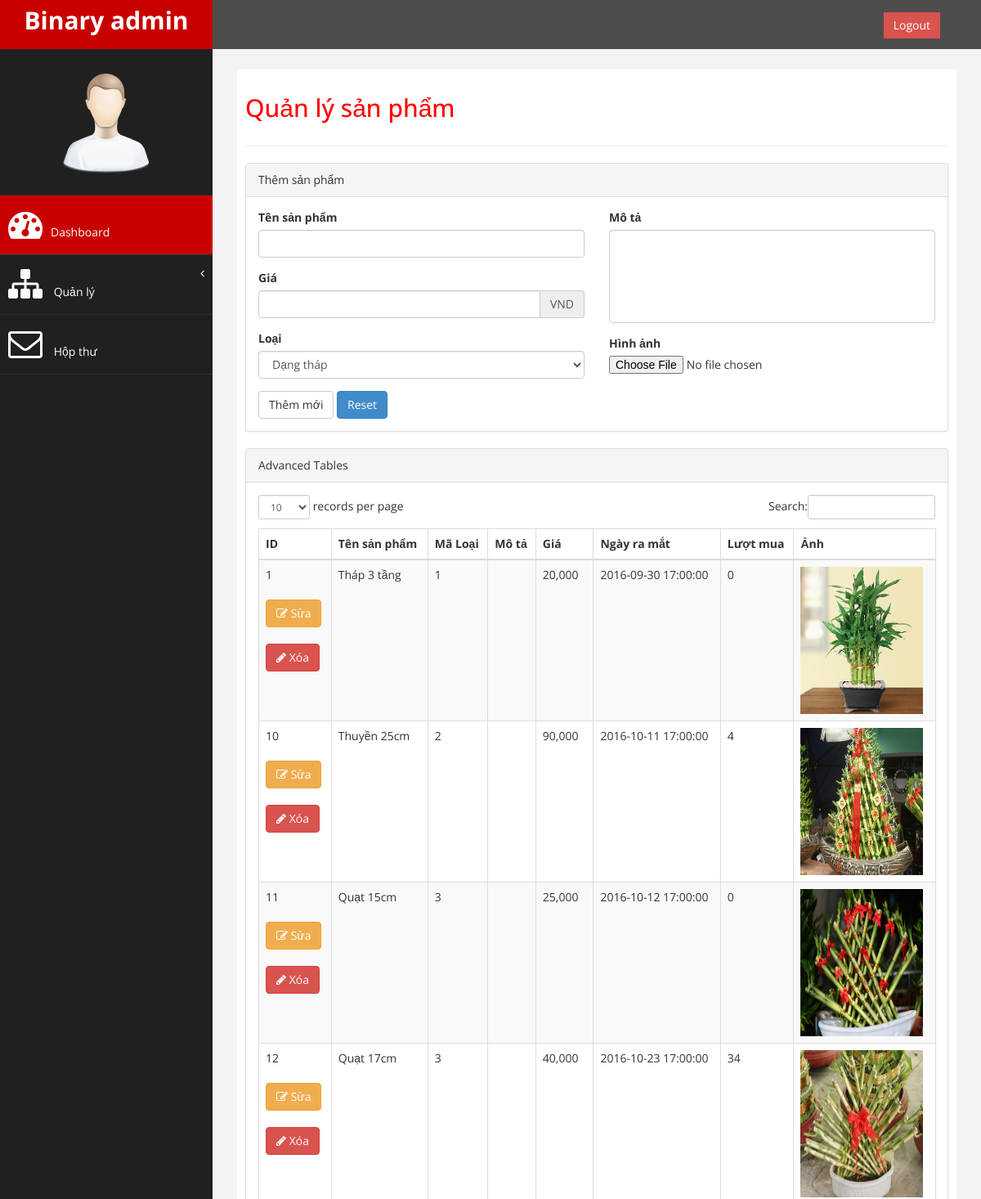
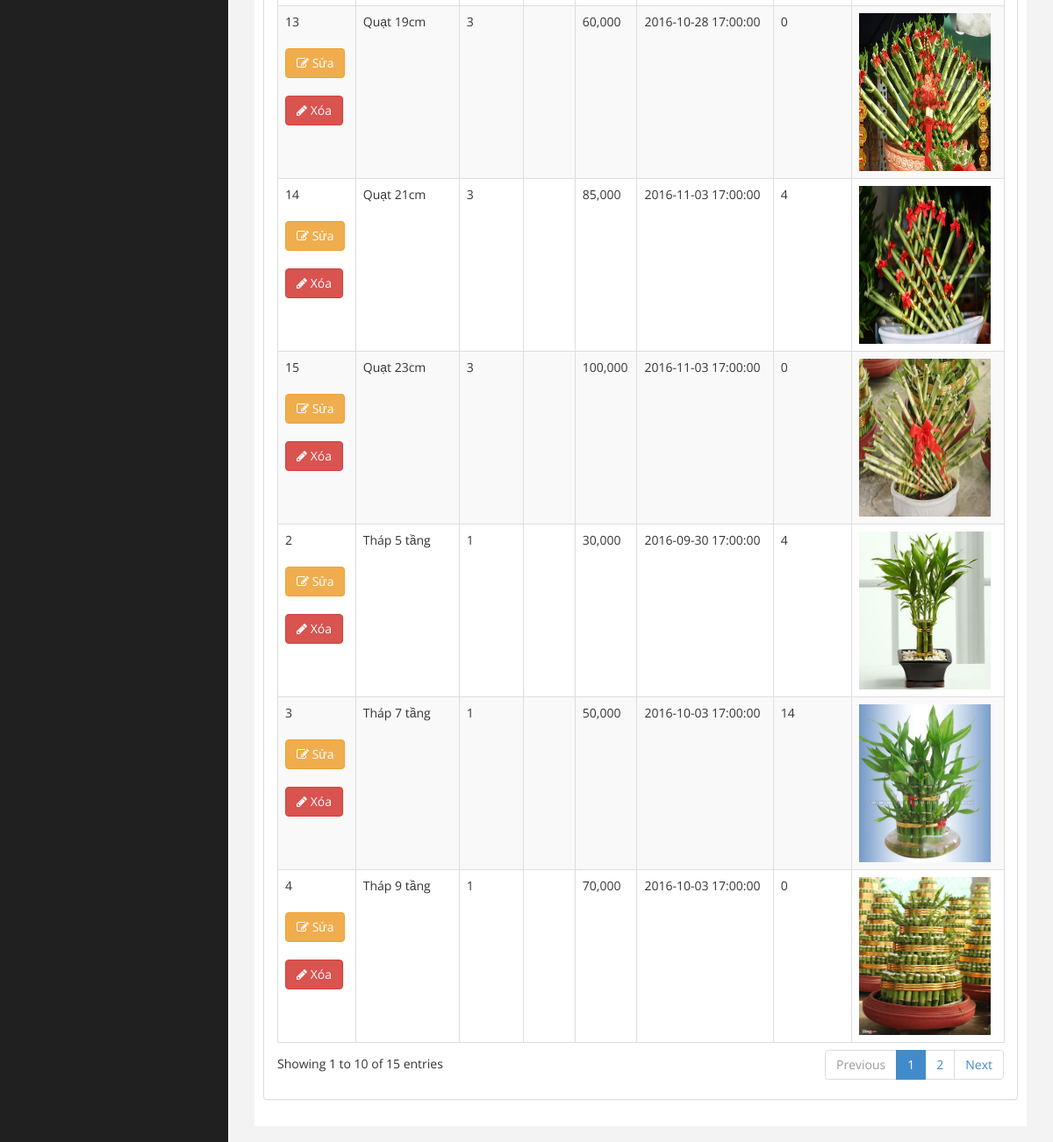
Screenshot of /admin/product (signed in) with the database file from the repository (2 pictures, top to bottom).
### tables this page shows
CREATE TABLE `hinh` (
  `id` int(11) NOT NULL,
  `sanPhamId` int(11) NOT NULL,
  `tenHinh` text NOT NULL
);

CREATE TABLE `sanpham` (
  `id` int(11) NOT NULL,
  `ten` varchar(50) NOT NULL,
  `loaiId` int(11) NOT NULL,
  `moTa` text,
  `gia` int(11) NOT NULL,
  `ngayRaMat` timestamp NOT NULL DEFAULT CURRENT_TIMESTAMP,
  `luotMua` int(11) NOT NULL DEFAULT '0'
);

### include/function.php (called while the page is built, shortened)
<?php
function getValue($k, $default="")
{
	if (isset($_GET[$k])) return $_GET[$k];
	return $default;
}

### class/database.class.php (called while the page is built, shortened)
<?php
  class database {
    protected $pdo;
    function __construct(){
      $this->pdo = new PDO("mysql:host=localhost; dbname=caycanh", "root", "");
      $this->pdo->query("set names 'utf8' ");
    }
    function query($sql, $arr=array()){
      $stm = $this->pdo->prepare($sql);
  		$stm->execute($arr);
  		return $stm->fetchAll(PDO::FETCH_ASSOC);
    }
  }
 ?>

### class/category.class.php (called while the page is built, shortened)
<?php
class Category extends Database
{
  public function getAllCategories()
  {
    $categories = array();
    $rows = $this->query("SELECT * FROM loai");
    foreach ($rows as $r ) {
      $category['id'] = $r['id'];
      $category['name'] = $r['ten'];
      $categories[] = $category;
    }
    return $categories;
  }
}
?>

### class/product.class.php (called while the page is built, shortened)
<?php
class Product extends database
{
	function get100Products($page = 0) {
		$rows = $this->query(
			"SELECT *
			FROM sanpham INNER JOIN hinh ON sanpham.id=hinh.sanPhamId
			ORDER BY sanpham.ngayRaMat desc
			LIMIT ".($page*100).",100"
		);
		$products = array();
		foreach ($rows as $r) {
			$product['id'] = $r['sanPhamId'];
			$product['name'] = $r['ten'];
			$product['cateId'] = $r['loaiId'];
			$product['desc'] = $r['moTa'];
			$product['price'] = $r['gia'];
			$product['date'] = $r['ngayRaMat'];
			$product['buy'] = $r['luotMua'] ;
			$product['image'] = SERVER_NAME.'/images/product/'.$r['tenHinh'];
			$products[] = $product;
		}
		return $products;
	}
}
?>

### admin/module/product/index.php (the view)
<div id="page-inner">
<div class="row">
    <div class="col-md-12">
      <h2>Quản lý sản phẩm</h2>
    </div>
</div>
<hr />
<?php include ROOT.'/admin/module/product/add-form.php'; ?>
<div class="row">
    <div class="col-md-12">
        <div class="panel panel-default">
            <div class="panel-heading">
                 Advanced Tables
            </div>
            <div class="panel-body">
                <div class="table-responsive">
                    <table class="table table-striped table-bordered table-hover" id="dataTables-example">
                        <thead>
                            <tr>
                                <th>ID</th>
                                <th>Tên sản phẩm</th>
                                <th>Mã Loại</th>
                                <th>Mô tả</th>
                                <th>Giá</th>
                                <th>Ngày ra mắt</th>
                                <th>Lượt mua</th>
                                <th>Ảnh</th>
                            </tr>
                        </thead>
                        <tbody>
                          <?php
                            $db = new Product();
                            $products = $db->get100Products();
                            foreach ($products as $p) {
                              echo '<tr><td>'.$p['id'].'
                                <br><br><a class="btn btn-warning" href='.SERVER_NAME.'/admin/editProduct/'.$p['id'].'><i class="fa fa-edit "></i> Sửa</a>
                                <br><br><a class="btn btn-danger" href='.SERVER_NAME.'/admin/removeProduct/'.$p['id'].'><i class="fa fa-pencil"></i> Xóa</a></td>';
                              echo '<td>'.$p['name'].'</td>';
                              echo '<td>'.$p['cateId'].'</td>';
                              echo '<td>'.$p['desc'].'</td>';
                              echo '<td>'.number_format($p['price']).'</td>';
                              echo '<td>'.$p['date'].'</td>';
                              echo '<td>'.$p['buy'].'</td>';
                        			echo '<td><img src='.$p['image'].' style="width:150px;height:180px;"></td></tr>';
                            }
                          ?>
                        </tbody>
                    </table>
                </div>
            </div>
        </div>
    </div>
</div>
</div>

### admin/index.php (shortened to what this page needs)
<?php
include ROOT."/include/function.php";
include ROOT."/class/database.class.php";
include ROOT."/class/product.class.php";
include ROOT."/class/category.class.php";
?>
<!DOCTYPE html>
<html xmlns="http://www.w3.org/1999/xhtml">
<head>
    <link href="<?php echo SERVER_NAME ?>/admin/assets/css/bootstrap.css" rel="stylesheet" />
    <link href="<?php echo SERVER_NAME ?>/admin/assets/css/font-awesome.css" rel="stylesheet" />
    <link href="<?php echo SERVER_NAME ?>/admin/assets/js/morris/morris-0.4.3.min.css" rel="stylesheet" />
    <link href="<?php echo SERVER_NAME ?>/admin/assets/js/dataTables/dataTables.bootstrap.css" rel="stylesheet" />
    <link href="<?php echo SERVER_NAME ?>/admin/assets/css/custom.css" rel="stylesheet" />
</head>
<body>
    <div id="wrapper">
        <?php if (!isset($_SESSION['adminId'])) {
          include ROOT.'/admin/module/login/index.php';
        } else { ?>
        <?php include ROOT.'/admin/include/header.php';?>
        <?php include ROOT.'/admin/include/menu.php'; ?>
        <div id="page-wrapper" >
          <?php $mod = getValue('mod');
            switch ($mod) {
              case 'product':
                include ROOT.'/admin/module/product/index.php';
                break;
            }
          ?>
        </div>
        </div>
    <?php } ?>
</body>
</html>

### admin/include/header.php (shortened to what this page needs)
<nav class="navbar navbar-default navbar-cls-top " role="navigation" style="margin-bottom: 0">
    <div class="navbar-header">
        <a class="navbar-brand" href=<?= SERVER_NAME.'/admin' ?>>Binary admin</a>
    </div>
<div style="color: white;
padding: 15px 50px 5px 50px;
float: right;
font-size: 16px;"><a href=<?=SERVER_NAME.'/admin/api.php?mod=logout' ?> class="btn btn-danger square-btn-adjust">Logout</a> </div>
</nav>

### admin/include/menu.php (shortened to what this page needs)
<nav class="navbar-default navbar-side" role="navigation">
<div class="sidebar-collapse">
<ul class="nav" id="main-menu">
<li class="text-center">
    <img src="<?= SERVER_NAME.'/admin/assets/img/find_user.png'?>" class="user-image img-responsive"/>
</li>
<li>
  <a class="active-menu"  href=<?=SERVER_NAME.'/admin'?>><i class="fa fa-dashboard fa-3x"></i>Dashboard</a>
</li>
<li>
  <a href="#"><i class="fa fa-sitemap fa-3x"></i> Quản lý<span class="fa arrow"></span></a>
</li>
<li>
   <a  href=<?= SERVER_NAME.'/admin/inbox' ?>><i class="fa fa-envelope-o fa-3x"></i> Hộp thư</a>
</li>
</nav>

### admin/module/product/add-form.php
<div class="row">
  <div class="col-md-12">
    <div class="panel panel-default">
      <div class="panel-heading">
          Thêm sản phẩm
      </div>
      <div class="panel-body">
        <div class="row">
          <form role="form" action=<?=SERVER_NAME.'/admin/addProduct' ?> method="post" enctype="multipart/form-data">
            <div class="col-md-6">
              <div class="form-group">
                  <label>Tên sản phẩm</label>
                  <input class="form-control" name="name"/>
              </div>
              <label>Giá</label>
              <div class="form-group input-group">
                  <input class="form-control" name="price" align="right"/>
                  <span class="input-group-addon"> VND</span>
              </div>
              <div class="form-group">
                  <label>Loại</label>
                  <select class="form-control" name="category">
                    <?php $db = new Category();
                    $categories = $db->getAllCategories();
                    foreach ($categories as $c) {
                      echo '<option value='.$c['id'].'>'.$c['name'].'</option>';
                    }
                    ?>
                  </select>
              </div>
              <button type="submit" class="btn btn-default">Thêm mới</button>
              <button type="reset" class="btn btn-primary">Reset</button>
            </div>
            <div class="col-md-6">
              <div class="form-group">
                <label>Mô tả</label>
                <textarea class="form-control" name="desc" rows="5" style="resize:none"></textarea>
              </div>
              <div class="form-group">
                <label>Hình ảnh</label>
                <input type="file" name="image">
              </div>
            </div>
          </form>
        </div>
      </div>
    </div>
  </div>
</div>

### admin/assets/css/custom.css (style rules this page uses)
body { font-family: 'Open Sans', sans-serif; }
#wrapper { width: 100%; background:#202020; }
#page-wrapper { padding: 15px 15px; min-height: 600px; background:#F3F3F3; }
#page-inner { width:100%; margin:10px 20px 10px 0px; background-color:#fff!important; padding:10px; min-height:1200px; }
.text-center { text-align:center; }
h2 { color: #f00; }
.square-btn-adjust { border: 0px solid transparent; -webkit-border-radius: 0px; -moz-border-radius: 0px; border-radius: 0px; }
.user-image { margin: 25px auto; -webkit-border-radius: 10px; -moz-border-radius: 10px; border-radius: 10px; max-height:170px; max-width:170px; }
.navbar-cls-top .navbar-brand { color: #fff; background: #C90000; width: 260px; text-align: center; height: 60px; font-size: 30px; font-weight: 700; }
.active-menu { background-color:#C90000!important; }
.arrow { float: right; }
.fa.arrow:before { content: "\f104"; }
.sidebar-collapse , .sidebar-collapse .nav { background:none; }
.sidebar-collapse .nav { padding:0; }
.sidebar-collapse .nav > li > a { color:#fff; background:#202020; text-shadow:none; }
.sidebar-collapse > .nav > li > a { padding:15px 10px; }
.sidebar-collapse > .nav > li { border-bottom: 1px solid rgba(107, 108, 109, 0.19); }
.navbar-side { border:none; background-color: #202020; }
.navbar-cls-top { background:#4D4D4D; border-bottom:none; }
.navbar-default { border:0px solid black; }
.navbar-header { background: #A70303; }
.nav > li > a > i { margin-right:10px; }
@media (min-width:768px) { #page-wrapper { margin: 0 0 0 260px; padding: 15px 30px; min-height: 1200px; } }
@media (min-width:768px) { .navbar-side { z-index: 1; position: absolute; width: 260px; } }
@media (min-width:768px) { .navbar { border-radius: 0px; } }

### rows the page displays
hinh: id "14", sanPhamId.ten "Quạt 21cm", sanPhamId.loaiId "3", sanPhamId.gia "85,000", sanPhamId.ngayRaMat "2016-11-03 17:00:00", sanPhamId.luotMua "4"
hinh: id "15", sanPhamId.ten "Quạt 23cm", sanPhamId.loaiId "3", sanPhamId.gia "100,000", sanPhamId.ngayRaMat "2016-11-03 17:00:00", sanPhamId.luotMua "0"
hinh: id "13", sanPhamId.ten "Quạt 19cm", sanPhamId.loaiId "3", sanPhamId.gia "60,000", sanPhamId.ngayRaMat "2016-10-28 17:00:00", sanPhamId.luotMua "0", shows a picture
hinh: id "12", sanPhamId.ten "Quạt 17cm", sanPhamId.loaiId "3", sanPhamId.gia "40,000", sanPhamId.ngayRaMat "2016-10-23 17:00:00", sanPhamId.luotMua "34"
hinh: id "11", sanPhamId.ten "Quạt 15cm", sanPhamId.loaiId "3", sanPhamId.gia "25,000", sanPhamId.ngayRaMat "2016-10-12 17:00:00", sanPhamId.luotMua "0"
hinh: id "10", sanPhamId.ten "Thuyền 25cm", sanPhamId.loaiId "2", sanPhamId.gia "90,000", sanPhamId.ngayRaMat "2016-10-11 17:00:00", sanPhamId.luotMua "4", shows a picture
hinh: id "3", sanPhamId.ten "Tháp 7 tầng", sanPhamId.loaiId "1", sanPhamId.gia "50,000", sanPhamId.ngayRaMat "2016-10-03 17:00:00", sanPhamId.luotMua "14", shows a picture
hinh: id "4", sanPhamId.ten "Tháp 9 tầng", sanPhamId.loaiId "1", sanPhamId.gia "70,000", sanPhamId.ngayRaMat "2016-10-03 17:00:00", sanPhamId.luotMua "0", shows a picture
hinh: id "1", sanPhamId.ten "Tháp 3 tầng", sanPhamId.loaiId "1", sanPhamId.gia "20,000", sanPhamId.ngayRaMat "2016-09-30 17:00:00", sanPhamId.luotMua "0", shows a picture
hinh: id "2", sanPhamId.ten "Tháp 5 tầng", sanPhamId.loaiId "1", sanPhamId.gia "30,000", sanPhamId.ngayRaMat "2016-09-30 17:00:00", sanPhamId.luotMua "4", shows a picture

### other values shown
form field category "Dạng tháp"
